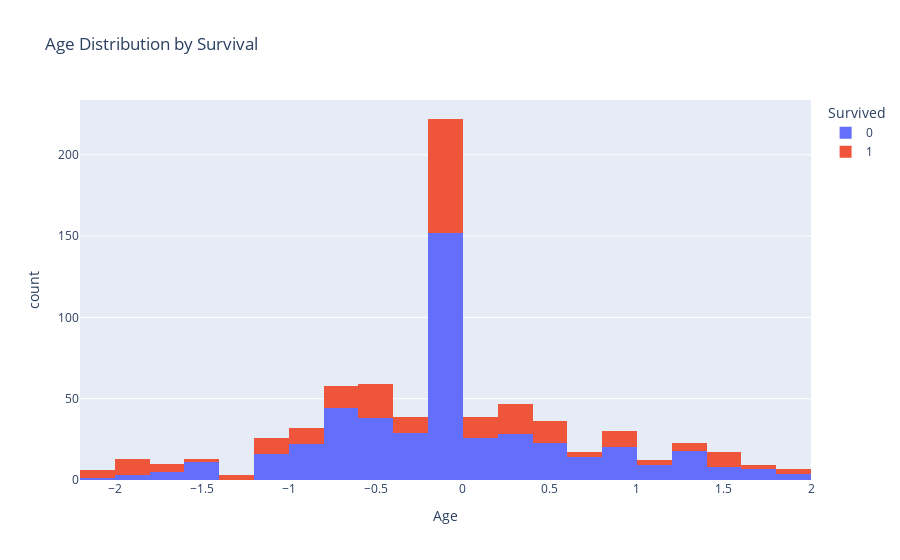
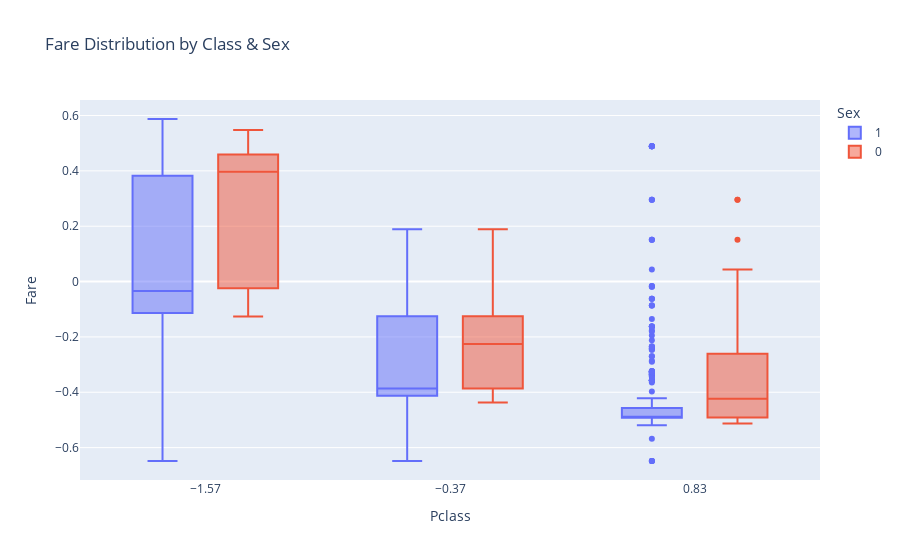

Notebook cell for these charts, in order:
### Code cell
# Interactive histogram for Age
fig = px.histogram(titanic, x="Age", color="Survived", nbins=20, 
                   title="Age Distribution by Survival")
fig.show()

# Interactive boxplot for Fare by Class
fig = px.box(titanic, x="Pclass", y="Fare", color="Sex", 
             title="Fare Distribution by Class & Sex")
fig.show()

### Figure 1 — Plotly figure (JSON) as saved in the notebook; plotly's stock layout.template omitted (floating-point values rounded to 4 significant figures; data arrays with more than 128 entries replaced by an {"elided": "..."} marker saying what was removed)
{"data": [{"bingroup": "x", "hovertemplate": "Survived=0<br>Age=%{x}<br>count=%{y}<extra></extra>", "legendgroup": "0", "marker": {"color": "#636efa", "pattern": {"shape": ""}}, "name": "0", "nbinsx": 20, "orientation": "v", "showlegend": true, "type": "histogram", "x": {"elided": "478 float values"}, "xaxis": "x", "yaxis": "y"}, {"bingroup": "x", "hovertemplate": "Survived=1<br>Age=%{x}<br>count=%{y}<extra></extra>", "legendgroup": "1", "marker": {"color": "#EF553B", "pattern": {"shape": ""}}, "name": "1", "nbinsx": 20, "orientation": "v", "showlegend": true, "type": "histogram", "x": {"elided": "240 float values"}, "xaxis": "x", "yaxis": "y"}], "layout": {"barmode": "relative", "legend": {"title": {"text": "Survived"}, "tracegroupgap": 0}, "title": {"text": "Age Distribution by Survival"}, "xaxis": {"anchor": "y", "domain": [0, 1], "title": {"text": "Age"}}, "yaxis": {"anchor": "x", "domain": [0, 1], "title": {"text": "count"}}}}

### Figure 2 — Plotly figure (JSON) as saved in the notebook; plotly's stock layout.template omitted (floating-point values rounded to 4 significant figures; data arrays with more than 128 entries replaced by an {"elided": "..."} marker saying what was removed)
{"data": [{"alignmentgroup": "True", "hovertemplate": "Sex=1<br>Pclass=%{x}<br>Fare=%{y}<extra></extra>", "legendgroup": "1", "marker": {"color": "#636efa"}, "name": "1", "notched": false, "offsetgroup": "1", "orientation": "v", "showlegend": true, "type": "box", "x": {"elided": "489 float values"}, "x0": " ", "xaxis": "x", "y": {"elided": "489 float values"}, "y0": " ", "yaxis": "y"}, {"alignmentgroup": "True", "hovertemplate": "Sex=0<br>Pclass=%{x}<br>Fare=%{y}<extra></extra>", "legendgroup": "0", "marker": {"color": "#EF553B"}, "name": "0", "notched": false, "offsetgroup": "0", "orientation": "v", "showlegend": true, "type": "box", "x": {"elided": "229 float values"}, "x0": " ", "xaxis": "x", "y": {"elided": "229 float values"}, "y0": " ", "yaxis": "y"}], "layout": {"boxmode": "group", "legend": {"title": {"text": "Sex"}, "tracegroupgap": 0}, "title": {"text": "Fare Distribution by Class & Sex"}, "xaxis": {"anchor": "y", "domain": [0, 1], "title": {"text": "Pclass"}}, "yaxis": {"anchor": "x", "domain": [0, 1], "title": {"text": "Fare"}}}}
